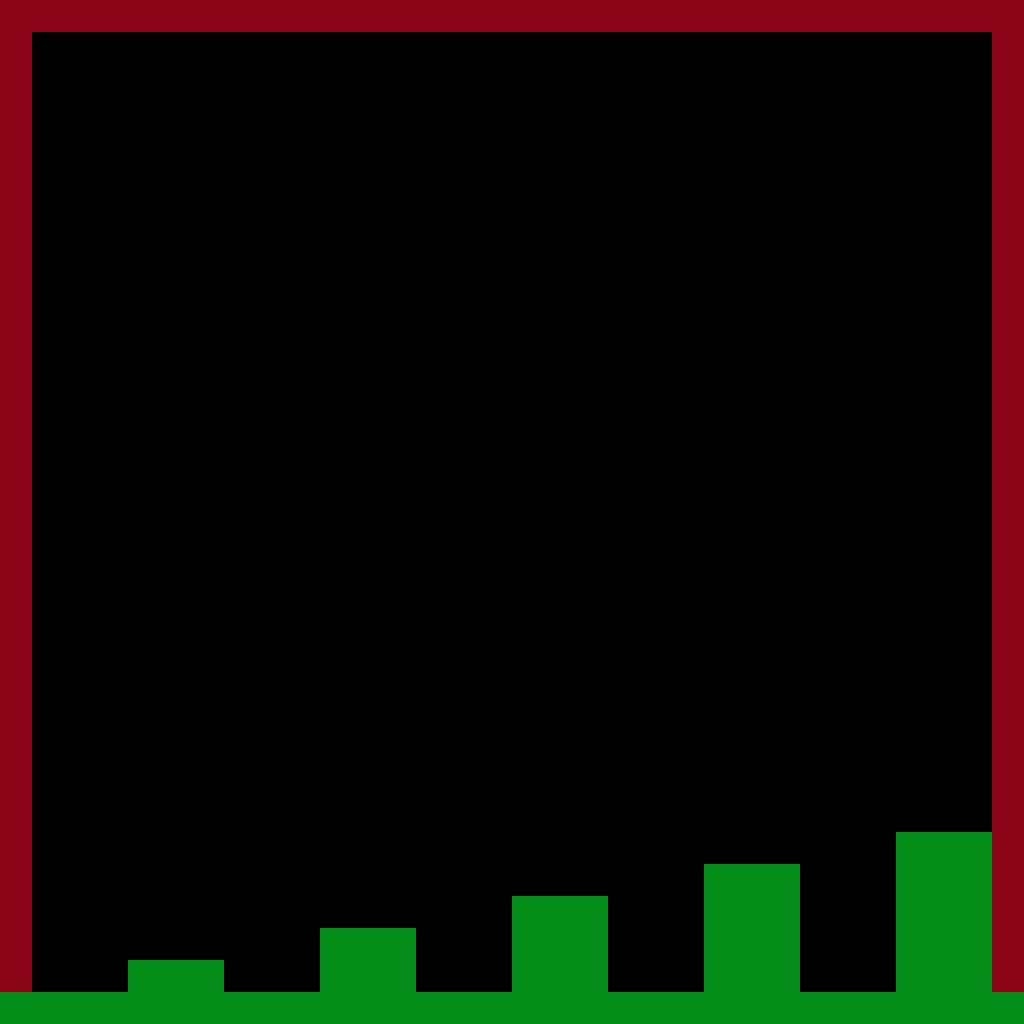

This game map was drawn from its Tiled (.tmx) file and the tilesets committed beside it. A one-line description and the full map source follow:
An orthogonal 32x32 tile map with 32x32 px tiles, 1 tile layer (Tile Layer 1) and 2 objects (Player).

<map version="1.0" orientation="orthogonal" renderorder="right-down" width="32" height="32" tilewidth="32" tileheight="32" nextobjectid="8">
 <tileset firstgid="1" name="TestingTilesheet" tilewidth="32" tileheight="32" tilecount="9" columns="3">
  <image source="../Spritesheets/TestingTilesheet.png" width="96" height="96" />
 </tileset>
 <layer name="Tile Layer 1" width="32" height="32">
  <data encoding="csv">
3,3,3,3,3,3,3,3,3,3,3,3,3,3,3,3,3,3,3,3,3,3,3,3,3,3,3,3,3,3,3,3,
3,0,0,0,0,0,0,0,0,0,0,0,0,0,0,0,0,0,0,0,0,0,0,0,0,0,0,0,0,0,0,3,
3,0,0,0,0,0,0,0,0,0,0,0,0,0,0,0,0,0,0,0,0,0,0,0,0,0,0,0,0,0,0,3,
3,0,0,0,0,0,0,0,0,0,0,0,0,0,0,0,0,0,0,0,0,0,0,0,0,0,0,0,0,0,0,3,
3,0,0,0,0,0,0,0,0,0,0,0,0,0,0,0,0,0,0,0,0,0,0,0,0,0,0,0,0,0,0,3,
3,0,0,0,0,0,0,0,0,0,0,0,0,0,0,0,0,0,0,0,0,0,0,0,0,0,0,0,0,0,0,3,
3,0,0,0,0,0,0,0,0,0,0,0,0,0,0,0,0,0,0,0,0,0,0,0,0,0,0,0,0,0,0,3,
3,0,0,0,0,0,0,0,0,0,0,0,0,0,0,0,0,0,0,0,0,0,0,0,0,0,0,0,0,0,0,3,
3,0,0,0,0,0,0,0,0,0,0,0,0,0,0,0,0,0,0,0,0,0,0,0,0,0,0,0,0,0,0,3,
3,0,0,0,0,0,0,0,0,0,0,0,0,0,0,0,0,0,0,0,0,0,0,0,0,0,0,0,0,0,0,3,
3,0,0,0,0,0,0,0,0,0,0,0,0,0,0,0,0,0,0,0,0,0,0,0,0,0,0,0,0,0,0,3,
3,0,0,0,0,0,0,0,0,0,0,0,0,0,0,0,0,0,0,0,0,0,0,0,0,0,0,0,0,0,0,3,
3,0,0,0,0,0,0,0,0,0,0,0,0,0,0,0,0,0,0,0,0,0,0,0,0,0,0,0,0,0,0,3,
3,0,0,0,0,0,0,0,0,0,0,0,0,0,0,0,0,0,0,0,0,0,0,0,0,0,0,0,0,0,0,3,
3,0,0,0,0,0,0,0,0,0,0,0,0,0,0,0,0,0,0,0,0,0,0,0,0,0,0,0,0,0,0,3,
3,0,0,0,0,0,0,0,0,0,0,0,0,0,0,0,0,0,0,0,0,0,0,0,0,0,0,0,0,0,0,3,
3,0,0,0,0,0,0,0,0,0,0,0,0,0,0,0,0,0,0,0,0,0,0,0,0,0,0,0,0,0,0,3,
3,0,0,0,0,0,0,0,0,0,0,0,0,0,0,0,0,0,0,0,0,0,0,0,0,0,0,0,0,0,0,3,
3,0,0,0,0,0,0,0,0,0,0,0,0,0,0,0,0,0,0,0,0,0,0,0,0,0,0,0,0,0,0,3,
3,0,0,0,0,0,0,0,0,0,0,0,0,0,0,0,0,0,0,0,0,0,0,0,0,0,0,0,0,0,0,3,
3,0,0,0,0,0,0,0,0,0,0,0,0,0,0,0,0,0,0,0,0,0,0,0,0,0,0,0,0,0,0,3,
3,0,0,0,0,0,0,0,0,0,0,0,0,0,0,0,0,0,0,0,0,0,0,0,0,0,0,0,0,0,0,3,
3,0,0,0,0,0,0,0,0,0,0,0,0,0,0,0,0,0,0,0,0,0,0,0,0,0,0,0,0,0,0,3,
3,0,0,0,0,0,0,0,0,0,0,0,0,0,0,0,0,0,0,0,0,0,0,0,0,0,0,0,0,0,0,3,
3,0,0,0,0,0,0,0,0,0,0,0,0,0,0,0,0,0,0,0,0,0,0,0,0,0,0,0,0,0,0,3,
3,0,0,0,0,0,0,0,0,0,0,0,0,0,0,0,0,0,0,0,0,0,0,0,0,0,0,0,0,0,0,3,
3,0,0,0,0,0,0,0,0,0,0,0,0,0,0,0,0,0,0,0,0,0,0,0,0,0,0,0,1,1,1,3,
3,0,0,0,0,0,0,0,0,0,0,0,0,0,0,0,0,0,0,0,0,0,1,1,1,0,0,0,1,1,1,3,
3,0,0,0,0,0,0,0,0,0,0,0,0,0,0,0,1,1,1,0,0,0,1,1,1,0,0,0,1,1,1,3,
3,0,0,0,0,0,0,0,0,0,1,1,1,0,0,0,1,1,1,0,0,0,1,1,1,0,0,0,1,1,1,3,
3,0,0,0,1,1,1,0,0,0,1,1,1,0,0,0,1,1,1,0,0,0,1,1,1,0,0,0,1,1,1,3,
1,1,1,1,1,1,1,1,1,1,1,1,1,1,1,1,1,1,1,1,1,1,1,1,1,1,1,1,1,1,1,1
</data>
 </layer>
 <objectgroup name="Collision">
  <object id="2" x="32" y="992">
   <polyline points="0,0 96,0 96,-32 192,-32 192,0 288,0 288,-64 384,-64 384,0 480,0 480,-96 576,-96 576,0 672,0 672,-128 768,-128 768,0 864,0 864,-160 960,-160 960,-960 0,-960 0,0" />
  </object>
 </objectgroup>
 <objectgroup name="Objects">
  <object id="6" name="Player" gid="2" x="54" y="975" width="32" height="64" />
 </objectgroup>
</map>
